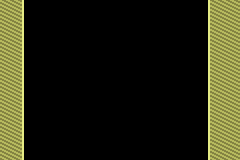

This is a level from a 2D game, rendered from its Tiled map with the project's own tilesets. A one-line summary and the complete map file follow:
An orthogonal 30x20 tile map with 8x8 px tiles, 1 tile layer (map) and 5 objects (2x me.LevelEntity, mainPlayer).

<map version="1.4" tiledversion="1.4.2" orientation="orthogonal" renderorder="right-down" width="30" height="20" tilewidth="8" tileheight="8" infinite="0" nextlayerid="4" nextobjectid="6">
 <tileset firstgid="1" source="tiles1.tsx" />
 <layer id="1" name="map" width="30" height="20">
  <data encoding="csv">
93,93,215,0,0,0,0,0,0,0,0,0,0,0,0,0,0,0,0,0,0,0,0,0,0,0,213,93,93,93,
93,93,215,0,0,0,0,0,0,0,0,0,0,0,0,0,0,0,0,0,0,0,0,0,0,0,213,93,93,93,
93,93,215,0,0,0,0,0,0,0,0,0,0,0,0,0,0,0,0,0,0,0,0,0,0,0,213,93,93,93,
93,93,215,0,0,0,0,0,0,0,0,0,0,0,0,0,0,0,0,0,0,0,0,0,0,0,213,93,93,93,
93,93,215,0,0,0,0,0,0,0,0,0,0,0,0,0,0,0,0,0,0,0,0,0,0,0,213,93,93,93,
93,93,215,0,0,0,0,0,0,0,0,0,0,0,0,0,0,0,0,0,0,0,0,0,0,0,213,93,93,93,
93,93,215,0,0,0,0,0,0,0,0,0,0,0,0,0,0,0,0,0,0,0,0,0,0,0,213,93,93,93,
93,93,215,0,0,0,0,0,0,0,0,0,0,0,0,0,0,0,0,0,0,0,0,0,0,0,213,93,93,93,
93,93,215,0,0,0,0,0,0,0,0,0,0,0,0,0,0,0,0,0,0,0,0,0,0,0,213,93,93,93,
93,93,215,0,0,0,0,0,0,0,0,0,0,0,0,0,0,0,0,0,0,0,0,0,0,0,213,93,93,93,
93,93,215,0,0,0,0,0,0,0,0,0,0,0,0,0,0,0,0,0,0,0,0,0,0,0,213,93,93,93,
93,93,215,0,0,0,0,0,0,0,0,0,0,0,0,0,0,0,0,0,0,0,0,0,0,0,213,93,93,93,
93,93,215,0,0,0,0,0,0,0,0,0,0,0,0,0,0,0,0,0,0,0,0,0,0,0,213,93,93,93,
93,93,215,0,0,0,0,0,0,0,0,0,0,0,0,0,0,0,0,0,0,0,0,0,0,0,213,93,93,93,
93,93,215,0,0,0,0,0,0,0,0,0,0,0,0,0,0,0,0,0,0,0,0,0,0,0,213,93,93,93,
93,93,215,0,0,0,0,0,0,0,0,0,0,0,0,0,0,0,0,0,0,0,0,0,0,0,213,93,93,93,
93,93,215,0,0,0,0,0,0,0,0,0,0,0,0,0,0,0,0,0,0,0,0,0,0,0,213,93,93,93,
93,93,215,0,0,0,0,0,0,0,0,0,0,0,0,0,0,0,0,0,0,0,0,0,0,0,213,93,93,93,
93,93,215,0,0,0,0,0,0,0,0,0,0,0,0,0,0,0,0,0,0,0,0,0,0,0,213,93,93,93,
93,93,215,0,0,0,0,0,0,0,0,0,0,0,0,0,0,0,0,0,0,0,0,0,0,0,213,93,93,93
</data>
 </layer>
 <objectgroup id="2" name="player">
  <object id="1" name="mainPlayer" x="105.333" y="102.333" width="14" height="25">
   <properties>
    <property name="framewidth" type="int" value="14" />
    <property name="image" value="sprite_scaled" />
   </properties>
  </object>
 </objectgroup>
 <objectgroup id="3" name="collision">
  <properties>
   <property name="to" value="" />
  </properties>
  <object id="2" x="0.333333" y="0.333333" width="23.6667" height="159" />
  <object id="3" x="208.333" y="0" width="31.3333" height="159.667" />
  <object id="4" name="me.LevelEntity" x="24.6667" y="0.666667" width="183.667" height="2.33333">
   <properties>
    <property name="to" value="level4" />
   </properties>
  </object>
  <object id="5" name="me.LevelEntity" x="23.3333" y="156.667" width="185" height="2.66667">
   <properties>
    <property name="to" value="level2" />
   </properties>
  </object>
 </objectgroup>
</map>
